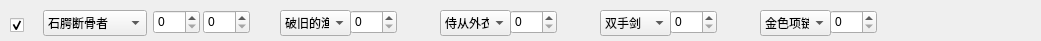
    <widget class="QWidget" name="widget_2" native="true">
     <property name="geometry">
      <rect>
       <x>0</x>
       <y>20</y>
       <width>1041</width>
       <height>41</height>
      </rect>
     </property>
     <widget class="QComboBox" name="comboBox_34">
      <property name="geometry">
       <rect>
        <x>43</x>
        <y>10</y>
        <width>104</width>
        <height>26</height>
       </rect>
      </property>
      <property name="accessibleName">
       <string>hero</string>
      </property>
      <item>
       <property name="text">
        <string>石腭断骨者</string>
       </property>
      </item>
      <item>
       <property name="text">
        <string>迪菲亚矿工</string>
       </property>
      </item>
      <item>
       <property name="text">
        <string>拉佐克劳</string>
       </property>
      </item>
      <item>
       <property name="text">
        <string>拉索利安</string>
       </property>
      </item>
      <item>
       <property name="text">
        <string>秀逗魔导士</string>
       </property>
      </item>
      <item>
       <property name="text">
        <string>船长昆塔</string>
       </property>
      </item>
      <item>
       <property name="text">
        <string>霍格</string>
       </property>
      </item>
      <item>
       <property name="text">
        <string>范克里夫</string>
       </property>
      </item>
      <item>
       <property name="text">
        <string>卓尔游侠</string>
       </property>
      </item>
      <item>
       <property name="text">
        <string>骷髅王</string>
       </property>
      </item>
      <item>
       <property name="text">
        <string>怀特迈恩</string>
       </property>
      </item>
      <item>
       <property name="text">
        <string>逐日者</string>
       </property>
      </item>
      <item>
       <property name="text">
        <string>克洛玛古斯</string>
       </property>
      </item>
      <item>
       <property name="text">
        <string>地穴领主</string>
       </property>
      </item>
      <item>
       <property name="text">
        <string>拉格纳罗斯</string>
       </property>
      </item>
      <item>
       <property name="text">
        <string>主母</string>
       </property>
      </item>
      <item>
       <property name="text">
        <string>吉安娜</string>
       </property>
      </item>
      <item>
       <property name="text">
        <string>玛诺洛斯</string>
       </property>
      </item>
      <item>
       <property name="text">
        <string>风行者</string>
       </property>
      </item>
      <item>
       <property name="text">
        <string>泰兰德·语风</string>
       </property>
      </item>
      <item>
       <property name="text">
        <string>克尔苏加德</string>
       </property>
      </item>
      <item>
       <property name="text">
        <string>奥妮克希亚</string>
       </property>
      </item>
      <item>
       <property name="text">
        <string>伊利丹</string>
       </property>
      </item>
      <item>
       <property name="text">
        <string>阿尔萨斯</string>
       </property>
      </item>
      <item>
       <property name="text">
        <string>阿克蒙德</string>
       </property>
      </item>
      <item>
       <property name="text">
        <string>瓦斯琪</string>
       </property>
      </item>
      <item>
       <property name="text">
        <string>鲜血女王兰</string>
       </property>
      </item>
      <item>
       <property name="text">
        <string>卡扎克</string>
       </property>
      </item>
      <item>
       <property name="text">
        <string>沃金</string>
       </property>
      </item>
      <item>
       <property name="text">
        <string>鹿盔</string>
       </property>
      </item>
      <item>
       <property name="text">
        <string>塔1</string>
       </property>
      </item>
      <item>
       <property name="text">
        <string>塔2</string>
       </property>
      </item>
      <item>
       <property name="text">
        <string>塔3</string>
       </property>
      </item>
     </widget>
     <widget class="QSpinBox" name="spinBox_29">
      <property name="geometry">
       <rect>
        <x>153</x>
        <y>10</y>
        <width>47</width>
        <height>24</height>
       </rect>
      </property>
      <property name="accessibleName">
       <string>hero_type</string>
      </property>
     </widget>
     <widget class="QSpinBox" name="spinBox_30">
      <property name="geometry">
       <rect>
        <x>203</x>
        <y>10</y>
        <width>47</width>
        <height>24</height>
       </rect>
      </property>
      <property name="accessibleName">
       <string>hero_level</string>
      </property>
     </widget>
     <widget class="QComboBox" name="comboBox_5">
      <property name="geometry">
       <rect>
        <x>280</x>
        <y>10</y>
        <width>71</width>
        <height>26</height>
       </rect>
      </property>
      <property name="accessibleName">
       <string>tou</string>
      </property>
      <item>
       <property name="text">
        <string>破旧的渔帽</string>
       </property>
      </item>
      <item>
       <property name="text">
        <string>雪皮软帽</string>
       </property>
      </item>
      <item>
       <property name="text">
        <string>耐力头盔</string>
       </property>
      </item>
      <item>
       <property name="text">
        <string>钩边织帽</string>
       </property>
      </item>
      <item>
       <property name="text">
        <string>雾皮头盔</string>
       </property>
      </item>
      <item>
       <property name="text">
        <string>摧心头盔</string>
       </property>
      </item>
      <item>
       <property name="text">
        <string>共济兜帽</string>
       </property>
      </item>
      <item>
       <property name="text">
        <string>飞瀑软帽</string>
       </property>
      </item>
      <item>
       <property name="text">
        <string>无辜者兜帽</string>
       </property>
      </item>
      <item>
       <property name="text">
        <string>角斗士丝质罩帽</string>
       </property>
      </item>
      <item>
       <property name="text">
        <string>精致雕饰头盔</string>
       </property>
      </item>
      <item>
       <property name="text">
        <string>几丁甲壳巨盔</string>
       </property>
      </item>
      <item>
       <property name="text">
        <string>千锻利刃头盔</string>
       </property>
      </item>
      <item>
       <property name="text">
        <string>抛光獠牙头盔</string>
       </property>
      </item>
      <item>
       <property name="text">
        <string>受诅征服者头盔</string>
       </property>
      </item>
      <item>
       <property name="text">
        <string>审判重盔</string>
       </property>
      </item>
      <item>
       <property name="text">
        <string>猩红追击兜帽</string>
       </property>
      </item>
      <item>
       <property name="text">
        <string>精致恶毒头盔</string>
       </property>
      </item>
      <item>
       <property name="text">
        <string>高贾拉的浸毒头盔</string>
       </property>
      </item>
      <item>
       <property name="text">
        <string>巨龙追猎者头盔</string>
       </property>
      </item>
     </widget>
     <widget class="QSpinBox" name="spinBox_31">
      <property name="geometry">
       <rect>
        <x>350</x>
        <y>10</y>
        <width>47</width>
        <height>24</height>
       </rect>
      </property>
      <property name="accessibleName">
       <string>tou_level</string>
      </property>
     </widget>
     <widget class="QSpinBox" name="spinBox_34">
      <property name="geometry">
       <rect>
        <x>510</x>
        <y>10</y>
        <width>47</width>
        <height>24</height>
       </rect>
      </property>
      <property name="accessibleName">
       <string>yi_level</string>
      </property>
     </widget>
     <widget class="QComboBox" name="comboBox_6">
      <property name="geometry">
       <rect>
        <x>440</x>
        <y>10</y>
        <width>71</width>
        <height>26</height>
       </rect>
      </property>
      <property name="accessibleName">
       <string>yi</string>
      </property>
      <item>
       <property name="text">
        <string>侍从外衣</string>
       </property>
      </item>
      <item>
       <property name="text">
        <string>链甲外衣</string>
       </property>
      </item>
      <item>
       <property name="text">
        <string>锁甲外衣</string>
       </property>
      </item>
      <item>
       <property name="text">
        <string>战士外套</string>
       </property>
      </item>
      <item>
       <property name="text">
        <string>凝结泪珠长袍</string>
       </property>
      </item>
      <item>
       <property name="text">
        <string>摧心胸甲</string>
       </property>
      </item>
      <item>
       <property name="text">
        <string>烟舞者卫衣</string>
       </property>
      </item>
      <item>
       <property name="text">
        <string>先锋外套</string>
       </property>
      </item>
      <item>
       <property name="text">
        <string>无情胸甲</string>
       </property>
      </item>
      <item>
       <property name="text">
        <string>碳酸护胸</string>
       </property>
      </item>
      <item>
       <property name="text">
        <string>绝望胸甲</string>
       </property>
      </item>
      <item>
       <property name="text">
        <string>昆虫外衣</string>
       </property>
      </item>
      <item>
       <property name="text">
        <string>屠龙胸甲</string>
       </property>
      </item>
      <item>
       <property name="text">
        <string>鬼雾长袍</string>
       </property>
      </item>
      <item>
       <property name="text">
        <string>海神外套</string>
       </property>
      </item>
      <item>
       <property name="text">
        <string>变形幻象胸甲</string>
       </property>
      </item>
      <item>
       <property name="text">
        <string>吉康赤精之仁</string>
       </property>
      </item>
      <item>
       <property name="text">
        <string>新建项目</string>
       </property>
      </item>
      <item>
       <property name="text">
        <string>鳞甲护胸</string>
       </property>
      </item>
      <item>
       <property name="text">
        <string>堕落苦难胸甲</string>
       </property>
      </item>
      <item>
       <property name="text">
        <string>希尔瓦纳斯的狡诈</string>
       </property>
      </item>
     </widget>
     <widget class="QSpinBox" name="spinBox_36">
      <property name="geometry">
       <rect>
        <x>670</x>
        <y>10</y>
        <width>47</width>
        <height>24</height>
       </rect>
      </property>
      <property name="accessibleName">
       <string>wu_level</string>
      </property>
     </widget>
     <widget class="QComboBox" name="comboBox_7">
      <property name="geometry">
       <rect>
        <x>600</x>
        <y>10</y>
        <width>71</width>
        <height>26</height>
       </rect>
      </property>
      <property name="accessibleName">
       <string>wu</string>
      </property>
      <item>
       <property name="text">
        <string>双手剑</string>
       </property>
      </item>
      <item>
       <property name="text">
        <string>护卫短弓</string>
       </property>
      </item>
      <item>
       <property name="text">
        <string>犬牙短棒</string>
       </property>
      </item>
      <item>
       <property name="text">
        <string>剖鱼刀</string>
       </property>
      </item>
      <item>
       <property name="text">
        <string>海象人鱼枪</string>
       </property>
      </item>
      <item>
       <property name="text">
        <string>玛瑙魔杖</string>
       </property>
      </item>
      <item>
       <property name="text">
        <string>达利斧</string>
       </property>
      </item>
      <item>
       <property name="text">
        <string>玛格汉轻斧</string>
       </property>
      </item>
      <item>
       <property name="text">
        <string>战槌</string>
       </property>
      </item>
      <item>
       <property name="text">
        <string>嵌花巨剑</string>
       </property>
      </item>
      <item>
       <property name="text">
        <string>荣耀长弓</string>
       </property>
      </item>
      <item>
       <property name="text">
        <string>判决者法杖</string>
       </property>
      </item>
      <item>
       <property name="text">
        <string>誓约者大锤</string>
       </property>
      </item>
      <item>
       <property name="text">
        <string>盐鳞之匕</string>
       </property>
      </item>
      <item>
       <property name="text">
        <string>无暇节杖</string>
       </property>
      </item>
      <item>
       <property name="text">
        <string>阳魂之剑</string>
       </property>
      </item>
      <item>
       <property name="text">
        <string>怨恨之噬</string>
       </property>
      </item>
      <item>
       <property name="text">
        <string>雷鹰法杖</string>
       </property>
      </item>
      <item>
       <property name="text">
        <string>加冕之剑</string>
       </property>
      </item>
      <item>
       <property name="text">
        <string>虚灵空间长弓</string>
       </property>
      </item>
      <item>
       <property name="text">
        <string>水晶蚀刻法杖</string>
       </property>
      </item>
      <item>
       <property name="text">
        <string>甲壳碎裂者</string>
       </property>
      </item>
      <item>
       <property name="text">
        <string>嵌花十字弓</string>
       </property>
      </item>
      <item>
       <property name="text">
        <string>角斗士法杖</string>
       </property>
      </item>
      <item>
       <property name="text">
        <string>鬼心长矛</string>
       </property>
      </item>
      <item>
       <property name="text">
        <string>废土之斧</string>
       </property>
      </item>
      <item>
       <property name="text">
        <string>锦鱼冥想之杖</string>
       </property>
      </item>
      <item>
       <property name="text">
        <string>灵魂之刃</string>
       </property>
      </item>
      <item>
       <property name="text">
        <string>哈霍兰之刺</string>
       </property>
      </item>
      <item>
       <property name="text">
        <string>金崖水语者宝珠</string>
       </property>
      </item>
      <item>
       <property name="text">
        <string>古神钉锤</string>
       </property>
      </item>
      <item>
       <property name="text">
        <string>野牛人长矛</string>
       </property>
      </item>
      <item>
       <property name="text">
        <string>流亡之路魔杖</string>
       </property>
      </item>
      <item>
       <property name="text">
        <string>高老伯的开桶锤</string>
       </property>
      </item>
      <item>
       <property name="text">
        <string>死亡之莲十字弩</string>
       </property>
      </item>
      <item>
       <property name="text">
        <string>迁跃切割者</string>
       </property>
      </item>
      <item>
       <property name="text">
        <string>灰烬使者</string>
       </property>
      </item>
      <item>
       <property name="text">
        <string>灵玄长弓</string>
       </property>
      </item>
      <item>
       <property name="text">
        <string>瓦解法杖</string>
       </property>
      </item>
      <item>
       <property name="text">
        <string>地狱咆哮的战斧</string>
       </property>
      </item>
      <item>
       <property name="text">
        <string>震地钉锤</string>
       </property>
      </item>
      <item>
       <property name="text">
        <string>达戈林魔杖</string>
       </property>
      </item>
      <item>
       <property name="text">
        <string>缚龙者尖刀</string>
       </property>
      </item>
      <item>
       <property name="text">
        <string>信仰之力</string>
       </property>
      </item>
      <item>
       <property name="text">
        <string>库卡隆霸权之杖</string>
       </property>
      </item>
     </widget>
     <widget class="QSpinBox" name="spinBox_38">
      <property name="geometry">
       <rect>
        <x>830</x>
        <y>10</y>
        <width>47</width>
        <height>24</height>
       </rect>
      </property>
      <property name="accessibleName">
       <string>shi_level</string>
      </property>
     </widget>
     <widget class="QComboBox" name="comboBox_8">
      <property name="geometry">
       <rect>
        <x>760</x>
        <y>10</y>
        <width>71</width>
        <height>26</height>
       </rect>
      </property>
      <property name="accessibleName">
       <string>shi</string>
      </property>
      <item>
       <property name="text">
        <string>金色项链</string>
       </property>
      </item>
      <item>
       <property name="text">
        <string>小动物之友</string>
       </property>
      </item>
      <item>
       <property name="text">
        <string>不可思议的非凡之石</string>
       </property>
      </item>
      <item>
       <property name="text">
        <string>鳄鱼牙手环</string>
       </property>
      </item>
      <item>
       <property name="text">
        <string>迷雾萨满项链</string>
       </property>
      </item>
      <item>
       <property name="text">
        <string>轻歌沼泽护符</string>
       </property>
      </item>
      <item>
       <property name="text">
        <string>吟蛩徽章</string>
       </property>
      </item>
      <item>
       <property name="text">
        <string>议会项圈</string>
       </property>
      </item>
      <item>
       <property name="text">
        <string>圣使护符</string>
       </property>
      </item>
      <item>
       <property name="text">
        <string>闪冻松脂球</string>
       </property>
      </item>
      <item>
       <property name="text">
        <string>通灵师护身符</string>
       </property>
      </item>
      <item>
       <property name="text">
        <string>捕心者垂饰</string>
       </property>
      </item>
      <item>
       <property name="text">
        <string>遗言项圈</string>
       </property>
      </item>
      <item>
       <property name="text">
        <string>纳蒂娜的纯洁坠饰</string>
       </property>
      </item>
      <item>
       <property name="text">
        <string>策应者的战牌</string>
       </property>
      </item>
      <item>
       <property name="text">
        <string>染血狗牌</string>
       </property>
      </item>
      <item>
       <property name="text">
        <string>霞云坠饰</string>
       </property>
      </item>
      <item>
       <property name="text">
        <string>息素涂层项圈</string>
       </property>
      </item>
      <item>
       <property name="text">
        <string>怒灵护符</string>
       </property>
      </item>
      <item>
       <property name="text">
        <string>流火项圈</string>
       </property>
      </item>
     </widget>
     <widget class="QCheckBox" name="checkBox_44">
      <property name="geometry">
       <rect>
        <x>10</x>
        <y>10</y>
        <width>21</width>
        <height>31</height>
       </rect>
      </property>
      <property name="focusPolicy">
       <enum>Qt::ClickFocus</enum>
      </property>
      <property name="acceptDrops">
       <bool>false</bool>
      </property>
      <property name="accessibleName">
       <string>ok</string>
      </property>
      <property name="autoFillBackground">
       <bool>false</bool>
      </property>
      <property name="text">
       <string/>
      </property>
      <property name="checkable">
       <bool>true</bool>
      </property>
      <property name="checked">
       <bool>true</bool>
      </property>
      <property name="autoRepeat">
       <bool>false</bool>
      </property>
      <property name="tristate">
       <bool>false</bool>
      </property>
     </widget>
    </widget>
